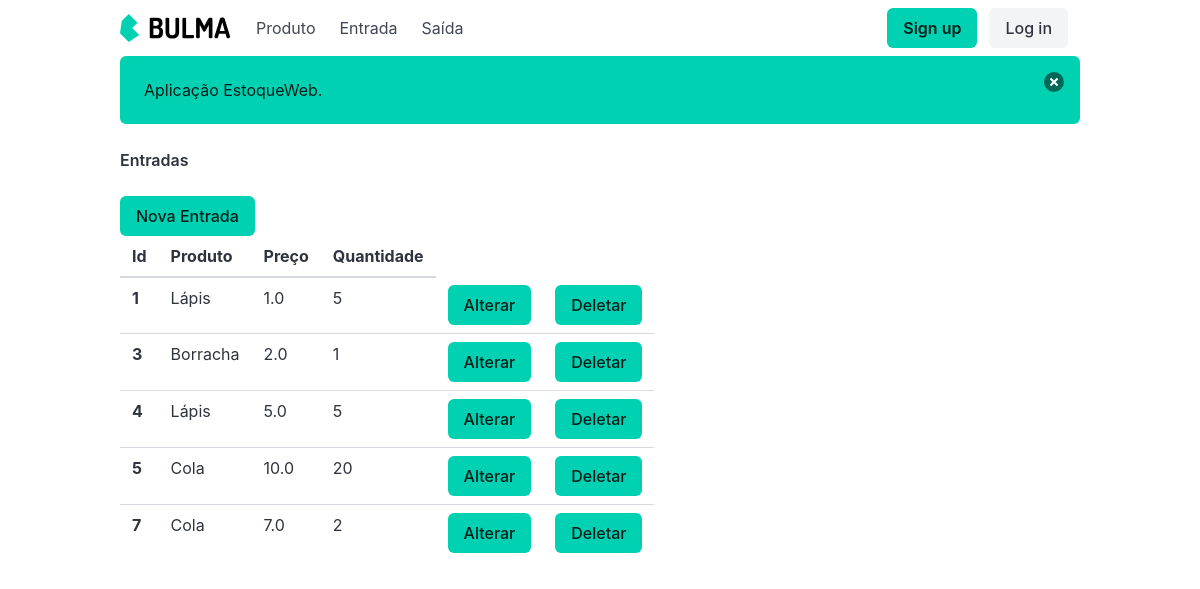
/entrada/list_entrada/, run on the app's committed database.
### entrada/models.py (models this page shows)
class Entradas(models.Model):
    produto = models.ForeignKey(Produtos, on_delete=models.CASCADE, verbose_name='Produto')
    preco = models.FloatField('Preço', default=0)
    quantidade = models.IntegerField('Quantidade', default=0)
    criado = models.DateTimeField('Criado em', auto_now_add=True)
    modificado = models.DateTimeField('Modificado em', auto_now=True)

### produto/models.py (models this page shows, shortened)
class Produtos(models.Model):
    produto = models.CharField('Produto', max_length=200)
    cor = models.ForeignKey(Cores, on_delete=models.PROTECT,
    verbose_name='Cor')
    descricao = models.TextField('Descrição', blank=True)
    preco = models.DecimalField('Preço', decimal_places=2, max_digits=8, default=0)
    quantidade = models.IntegerField('Quantidade', default=0)
    criado = models.DateTimeField('Criado em', auto_now_add=True)
    modificado = models.DateTimeField('Modificado em', auto_now=True)
    def __str__(self):
        return self.produto
    class Meta:
        verbose_name = 'Produto'
        verbose_name_plural = 'Produtos'
        ordering = ['-produto']

### entrada/views.py (the view)
# urls.py: path('list_entrada/', list_entrada, name='list_entrada'),
def list_entrada(request):
    entradas = Entradas.objects.all()
    template_name = 'list_entrada.html'
    context = {
        'entradas': entradas,
    }
    return render(request, template_name, context)

### entrada/templates/list_entrada.html
{% extends 'base.html' %}
{% block product %}
<h1><strong>Entradas</strong></h1><br>
<a class="button is-primary" href="{% url 'entrada:new_entrada' %}">Nova Entrada</a>
<table class="table">
    <thead>
        <tr>
            <th>Id</th>
            <th>Produto</th>
            <th>Preço</th>
            <th>Quantidade</th>
        </tr>
    </thead>
    <tbody>
        {% for entrada in entradas %}
        <tr>
            <th>{{ entrada.id }}</th>
            <td>{{ entrada.produto }}</td>
            <td>{{ entrada.preco }}</td>
            <td>{{ entrada.quantidade }}</td>
            <td><a class="button is-primary" href="{% url 'entrada:update_entrada' entrada.id %}">Alterar</a></td>
            <td><a class="button is-primary" href="{% url 'entrada:delete_entrada' entrada.id %}">Deletar</a></td>
        </tr>
    {% endfor %}
    </tbody>
</table>
{% endblock %}

### data on the page
Entradas: id "1", produto "Lápis", preco "1.0", quantidade "5"
Entradas: id "3", produto "Borracha", preco "2.0", quantidade "1"
Entradas: id "4", produto "Lápis", preco "5.0", quantidade "5"
Entradas: id "5", produto "Cola", preco "10.0", quantidade "20"
Entradas: id "7", produto "Cola", preco "7.0", quantidade "2"
